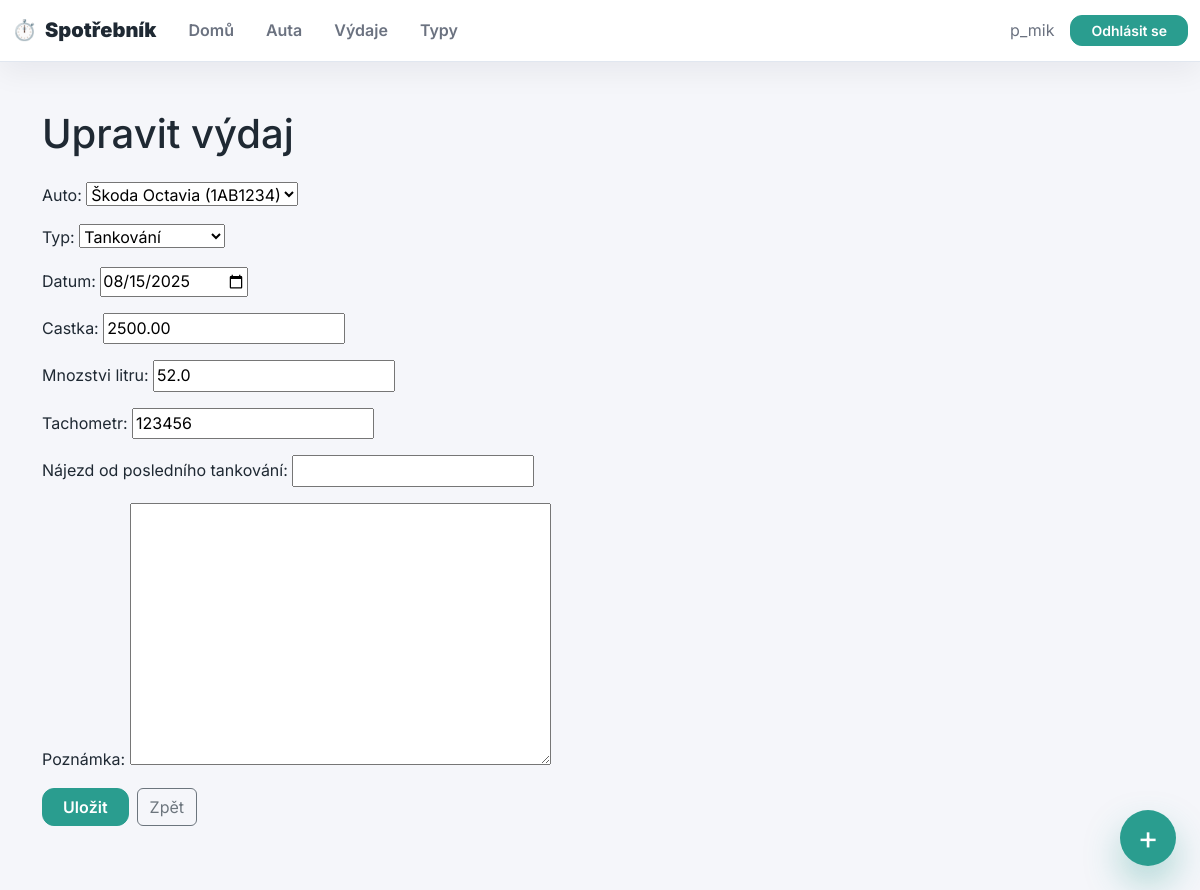
/vydaje/3/upravit/ (signed in), run on the app's committed database.
### vydaje/models.py (models this page shows, shortened)
class Vydaj(models.Model):
    uzivatel = models.ForeignKey(
        User,
        on_delete=models.CASCADE,
        related_name="vydaje",
    )  # Každý výdaj patří uživateli
    auto = models.ForeignKey(Auto, on_delete=models.CASCADE)  # Výdaj se váže ke konkrétnímu autu
    datum = models.DateField()
    datum_pridani = models.DateField(auto_now_add=True, null=True, blank=True)
    typ = models.ForeignKey(TypVydaje, on_delete=models.CASCADE)
    castka = models.DecimalField(max_digits=10, decimal_places=2)
    popis = models.TextField(blank=True, null=True)
    tachometr = models.IntegerField(blank=True, null=True)
    najezd_od_posledniho_tankovani = models.DecimalField(
        max_digits=10, decimal_places=2, blank=True, null=True
    )
    mnozstvi_litru = models.FloatField(blank=True, null=True)
    cena_za_litr = models.DecimalField(max_digits=5, decimal_places=2, blank=True, null=True)

### vydaje/views.py (the view)
# urls.py: path('vydaje/<int:pk>/upravit/', VydajUpdateView.as_view(), name='upravit_vydaj'),
class VydajUpdateView(LoginRequiredMixin, UpdateView):
    model = Vydaj
    form_class = VydajForm
    template_name = "vydaje/upravit_vydaj.html"
    success_url = reverse_lazy("seznam_vydaju")
    def get_queryset(self):
        return Vydaj.objects.filter(uzivatel=self.request.user)
    def get_form_kwargs(self):
        kwargs = super().get_form_kwargs()
        kwargs["user"] = self.request.user
        return kwargs

### vydaje/forms.py
class VydajForm(forms.ModelForm):
    class Meta:
        model = Vydaj
        fields = ['auto', 'typ', 'datum', 'castka', 'mnozstvi_litru', 'tachometr', 'najezd_od_posledniho_tankovani', 'popis']
        widgets = {
            'datum': forms.DateInput(attrs={'type': 'date'}),
        }
        labels = {
            'popis': 'Poznámka',
            'najezd_od_posledniho_tankovani': 'Nájezd od posledního tankování',
        }
    def __init__(self, *args, **kwargs):
        user = kwargs.pop('user', None)
        super().__init__(*args, **kwargs)
        if self.instance and self.instance.pk and self.instance.datum:
            self.initial['datum'] = self.instance.datum.strftime('%Y-%m-%d')
        if user is not None:
            self.fields['auto'].queryset = Auto.objects.filter(uzivatel=user)
            if (
                'auto' not in self.initial
                and self.fields['auto'].queryset.count() == 1
            ):
                self.initial['auto'] = self.fields['auto'].queryset.first()

### vydaje/models.py (called while the page is built)
    def __str__(self):
        return f"{self.nazev} ({self.spz})"

    def __str__(self):
        return self.nazev

### vydaje/templates/vydaje/upravit_vydaj.html (shortened to what this page needs)
{% extends 'base.html' %}
{% block content %}
    <h1 class="mb-4">Upravit výdaj</h1>
    <form method="post">
        {{ form.as_p }}
        <div class="d-flex gap-2 mt-3">
          <button type="submit" class="btn btn-primary">Uložit</button>
          <a href="{% url 'seznam_vydaju' %}" class="btn btn-outline-secondary">Zpět</a>
        </div>
    </form>
{% endblock %}

### vydaje/templates/base.html (shortened to what this page needs)
{% load static %}
<!DOCTYPE html>
<html lang="cs">
<head>
  <link href="https://cdn.jsdelivr.net/npm/bootstrap@5.3.3/dist/css/bootstrap.min.css" rel="stylesheet">
  <link href="https://cdn.jsdelivr.net/npm/bootstrap-icons@1.11.3/font/bootstrap-icons.css" rel="stylesheet">
  <link href="{% static 'css/dashboard.css' %}" rel="stylesheet">
</head>
<body>
  <nav class="navbar navbar-expand-lg appbar sticky-top navbar-light">
    <div class="container-fluid">
      <a class="navbar-brand d-flex align-items-center gap-2" href="{% url 'home' %}">
        <span style="font-size:1.25rem;">⏱️</span>
        <strong>Spotřebník</strong>
      </a>
      <div class="collapse navbar-collapse" id="mainNav">
        <ul class="navbar-nav me-auto mb-2 mb-lg-0">
          {% if user.is_authenticated %}
            <li class="nav-item"><a class="nav-link" href="{% url 'home' %}">Domů</a></li>
            <li class="nav-item"><a class="nav-link" href="{% url 'seznam_aut' %}">Auta</a></li>
            <li class="nav-item"><a class="nav-link" href="{% url 'seznam_vydaju' %}">Výdaje</a></li>
            <li class="nav-item"><a class="nav-link" href="{% url 'seznam_typu' %}">Typy</a></li>
          {% else %}
            <li class="nav-item"><a class="nav-link" href="{% url 'landing' %}">Domů</a></li>
          {% endif %}
        </ul>
        <div class="d-flex align-items-center gap-3">
          {% if user.is_authenticated %}
            <span class="text-muted d-none d-md-inline">{{ user.username }}</span>
            <a class="btn btn-sm btn-primary" href="{% url 'odhlaseni' %}">Odhlásit se</a>
          {% else %}
            <a class="btn btn-sm btn-outline-primary" href="{% url 'prihlaseni' %}">Přihlásit se</a>
            <a class="btn btn-sm btn-primary" href="{% url 'registrace' %}">Registrace</a>
          {% endif %}
        </div>
      </div>
    </div>
  </nav>
  <main class="container">
    {% block content %}{% endblock %}
  </main>
  {% block floating %}
  <button class="fab" onclick="location.href='{% url 'pridat_vydaj' %}'">+</button>
  {% endblock %}
</body>
</html>

### vydaje/static/css/dashboard.css (style rules this page uses)
:root { --color-background: #f5f6fa; --color-surface: #ffffff; --color-text: #1f2933; --color-muted: #6b7280; --color-primary: #2a9d8f; --color-primary-dark: #23867b; --color-border: #e1e7f0; --shadow-soft: 0 16px 40px rgb(15 23 42 / 10%); --radius-lg: 18px; --radius-md: 12px; --gap: 24px; }
html, body { height: 100%; }
body { margin: 0; font-family: 'Inter', system-ui, -apple-system, BlinkMacSystemFont, 'Segoe UI', sans-serif; background: var(--color-background); color: var(--color-text); line-height: 1.6; font-size: 16px; }
a { color: var(--color-primary); text-decoration: none; transition: color 0.2s ease; }
main.container { padding-block: 2rem 3rem; }
.appbar { background: var(--color-surface); border-bottom: 1px solid var(--color-border); box-shadow: 0 10px 30px rgb(15 23 42 / 6%); padding-block: 0.35rem; }
.appbar .navbar-brand { font-weight: 700; color: var(--color-text); transition: color 0.2s ease; }
.appbar .navbar-brand span { color: var(--color-primary); }
.appbar .navbar-nav .nav-link { color: var(--color-muted); font-weight: 600; padding: 0.75rem 1rem; transition: color 0.2s ease, background-color 0.2s ease; border-radius: var(--radius-md); }
.btn-primary { background: var(--color-primary); border-color: var(--color-primary); color: #ffffff; font-weight: 600; border-radius: var(--radius-md); padding-inline: 1.25rem; transition: transform 0.2s ease, box-shadow 0.2s ease, background-color 0.2s ease; }
.fab { position: fixed; right: 24px; bottom: 24px; width: 56px; height: 56px; border-radius: 50%; border: none; background: var(--color-primary); color: #ffffff; font-size: 2rem; display: grid; place-items: center; box-shadow: 0 18px 36px rgb(42 157 143 / 35%); transition: background 0.2s ease, transform 0.2s ease; }
.text-muted, .text-secondary { color: var(--color-muted) !important; }
@media (min-width: 768px) { main.container { padding-block: 3rem 4rem; } }

### data on the page
Vydaj: auto "Škoda Octavia (1AB1234)", typ "Tankování", datum "08/15/2025", castka "2500.00", mnozstvi_litru "52.0", tachometr "123456"

### other printed values
{{ user.username }} "p_mik"
